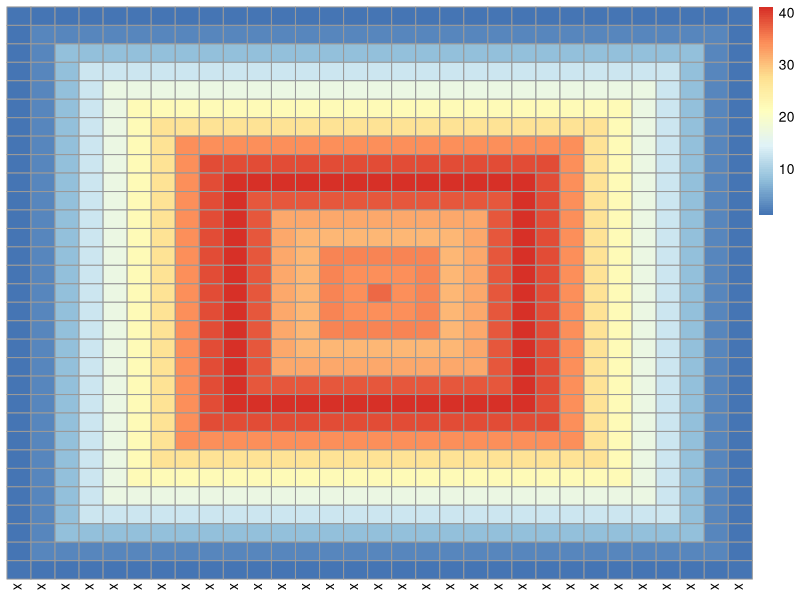
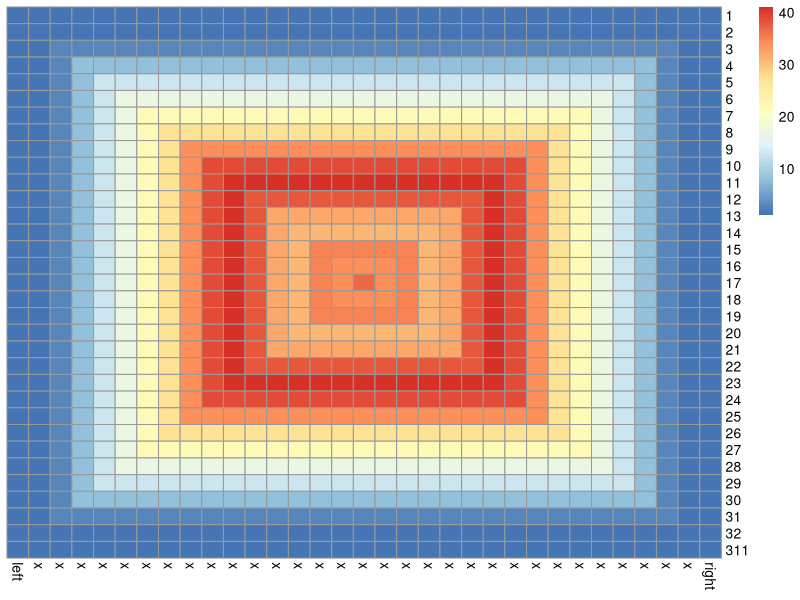
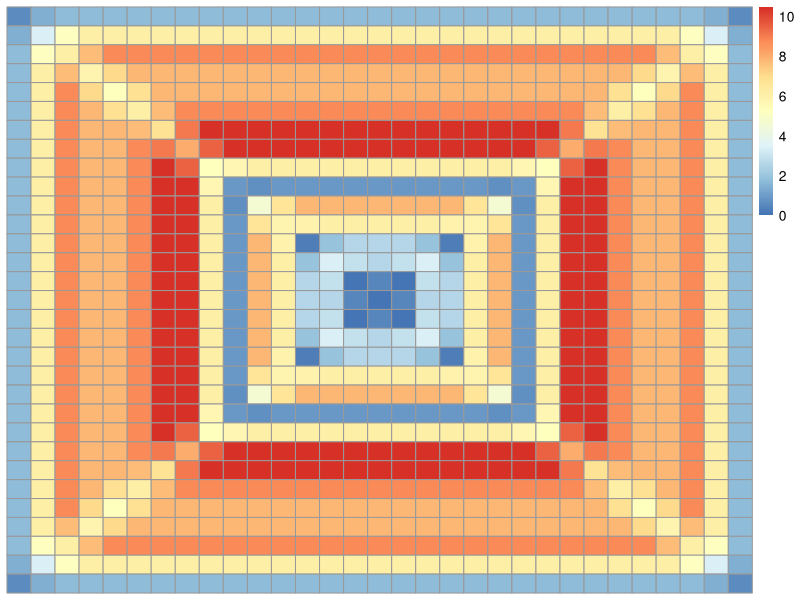
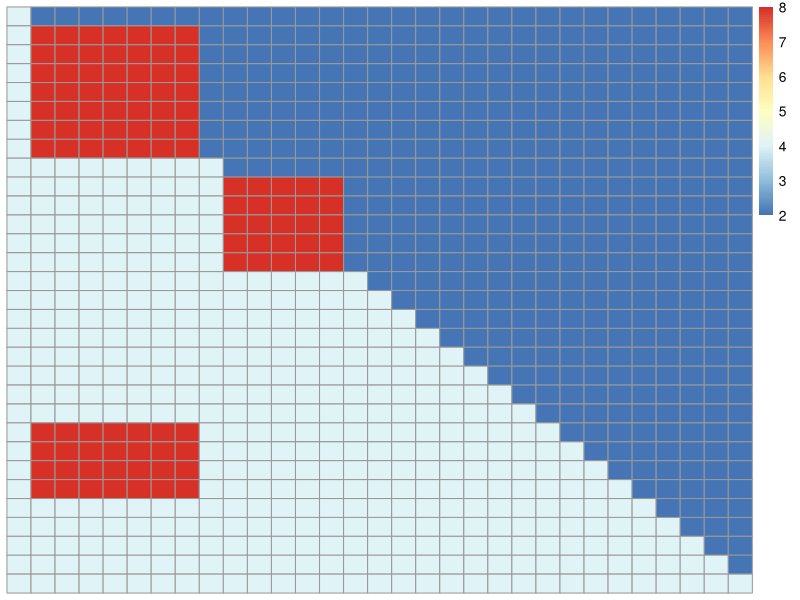

These figures' R source, in order:
# LANDSCAPE 
rm(list=ls())
# Set landscape characteristics and pixel resolution ----
res_x <- 20
res_y <- 20
topog<-  list(topog_alt=data.frame(c(rep(1,31)),
                                   c(1, rep(3,29),1),
                                   c(1,3, rep(8,27),3,1),
                                   c(1,3,8, rep(13,25), 8,3,1),
                                   c(1,3,8,13, rep(17,23), 13,8,3,1),
                                   c(1,3,8,13,17, rep(22,21), 17, 13, 8, 3, 1),
                                   c(1,3,8,13,17,22, rep(27,19), 22,17,13,8,3,1), 
                                   c(1,3,8,13,17,22,27, rep(34,17), 27,22,17,13,8,3,1),
                                   c(1,3,8,13,17,22,27,34, rep(39,15), 34,27,22,17,13,8,3,1),
                                   c(1,3,8,13,17,22,27,34,39, rep(41,13), 39,34,27,22,17,13,8,3,1),
                                   c(1,3,8,13,17,22,27,34,39, 41, rep(38,11),41, 39,34,27,22,17,13,8,3,1),
                                   c(1,3,8,13,17,22,27,34,39, 41, 38, rep(32,9),38, 41, 39,34,27,22,17,13,8,3,1),
                                   c(1,3,8,13,17,22,27,34,39, 41, 38,32, rep(31,7),32,38, 41, 39,34,27,22,17,13,8,3,1),
                                   c(1,3,8,13,17,22,27,34,39, 41, 38,32,31, rep(35,5),31,32,38, 41, 39,34,27,22,17,13,8,3,1),
                                   c(1,3,8,13,17,22,27,34,39, 41, 38,32,31,35, rep(34,3),35,31,32,38,41, 39,34,27,22,17,13,8,3,1),
                                   c(1,3,8,13,17,22,27,34,39, 41, 38,32,31,35,34,37,34,35,31,32,38, 41, 39,34,27,22,17,13,8,3,1),
                                   c(1,3,8,13,17,22,27,34,39,41,38,32,31,35,rep(34,3),35, 31,32,38, 41, 39,34,27,22,17,13,8,3,1),
                                   c(1,3,8,13,17,22,27,34,39,41,38,32,31,rep(35,5),31,32,38, 41, 39,34,27,22,17,13,8,3,1),
                                   c(1,3,8,13,17,22,27,34,39,41,38,32,rep(31,7),32,38, 41, 39,34,27,22,17,13,8,3,1),
                                   c(1,3,8,13,17,22,27,34,39,41,38,rep(32,9),38, 41, 39,34,27,22,17,13,8,3,1),
                                   c(1,3,8,13,17,22,27,34,39,41,rep(38,11),41, 39,34,27,22,17,13,8,3,1),
                                   c(1,3,8,13,17,22,27,34,39,rep(41,13), 39,34,27,22,17,13,8,3,1),
                                   c(1,3,8,13,17,22,27,34,rep(39,15), 34,27,22,17,13,8,3,1),
                                   c(1,3,8,13,17,22,27,rep(34,17), 27,22,17,13,8,3,1),
                                   c(1,3,8,13,17,22,rep(27,19), 22,17,13,8,3,1), 
                                   c(1,3,8,13,17,rep(22,21), 17, 13, 8, 3, 1),
                                   c(1,3,8,13,rep(17,23), 13,8,3,1),
                                   c(1,3,8,rep(13,25), 8,3,1),
                                   c(1,3,rep(8,27),3,1),
                                   c(1,rep(3,29),1),
                                   c(rep(1,31))))
                                   
                                   
                                   
                                   
                                   
                                  
              
colnames(topog[[1]]) <- c(rep("x",31))
pheatmap::pheatmap(as.matrix(topog[[1]]),cluster_rows=F, cluster_cols=F)

# Compute slope 
top            <- topog[[1]][1,]
bottom         <- topog[[1]][nrow(topog[[1]]),]
left           <- c(topog[[1]][1,1], topog[[1]][,1], topog[[1]][nrow(topog[[1]]),1])
right          <- c(topog[[1]][1,ncol(topog[[1]])], topog[[1]][,ncol(topog[[1]]),], topog[[1]][nrow(topog[[1]]), ncol(topog[[1]])])

extended_topog <- rbind(top, topog[[1]],bottom)
extended_topog  <- cbind(left, extended_topog, right)
pheatmap::pheatmap(as.matrix(extended_topog),cluster_rows=F, cluster_cols=F)

topog_slope    <- matrix(NA, ncol=ncol(topog[[1]]), nrow=nrow(topog[[1]]))
cell_size      <- 100
for(i in 1:nrow(topog[[1]])){
  for(j in 1:ncol(topog[[1]])){
    dzdx <- ((extended_topog[i,j+2]+2*extended_topog[i+1,j+2]+extended_topog[i+2,j+2])-
               (extended_topog[i, j]+2*extended_topog[i+1,j]+extended_topog[i+2,j]))/8*cell_size
    dzdy <- ((extended_topog[i+2,j]+2*extended_topog[i+2,j+1]+extended_topog[i+2,j+2])-
               (extended_topog[i,j]+2*extended_topog[i,j+1]+extended_topog[i,j+2]))/8*cell_size
    
    topog_slope[i,j] <- sqrt(dzdx^2+dzdy^2)*pi/180
  }
}
topog[[2]] <- as.data.frame(topog_slope)

pheatmap::pheatmap(as.matrix(topog_slope),cluster_rows=F, cluster_cols=F)

# Build list of landscape characteristics ----
# This would result in a list of lists ie
# - For each week
#     - Get moisture, fuel conditions, WUI maybe, or "external risks"
topog_fuel <- matrix(NA, nrow=nrow(topog[[1]]), ncol=ncol(topog[[1]]))
for(i in 1:nrow(topog[[1]])){
  for(j in 1:ncol(topog[[1]])){
if(j %in% c(10,11,12,13,14) & i %in% c(10,11,12,13,14)) {
      topog_fuel[i,j] <- 8
    }else if(j %in% c(3,4,5,6,7,8,2) & i %in% c(4,6,7,8,2,3,5,23,24,25,26)){
      topog_fuel[i,j] <- 8
    } else if(j<=i){
      topog_fuel[i,j] <- 4
    } else {
      topog_fuel[i,j] <- 2
    }
  }
}
pheatmap::pheatmap(topog_fuel, cluster_cols = F,cluster_rows = F)
topog[[3]] <- as.data.frame(topog_fuel)


topog[[4]] <- c(30, 45)

names(topog) <- c("altitude","slope","fuel","wind")


